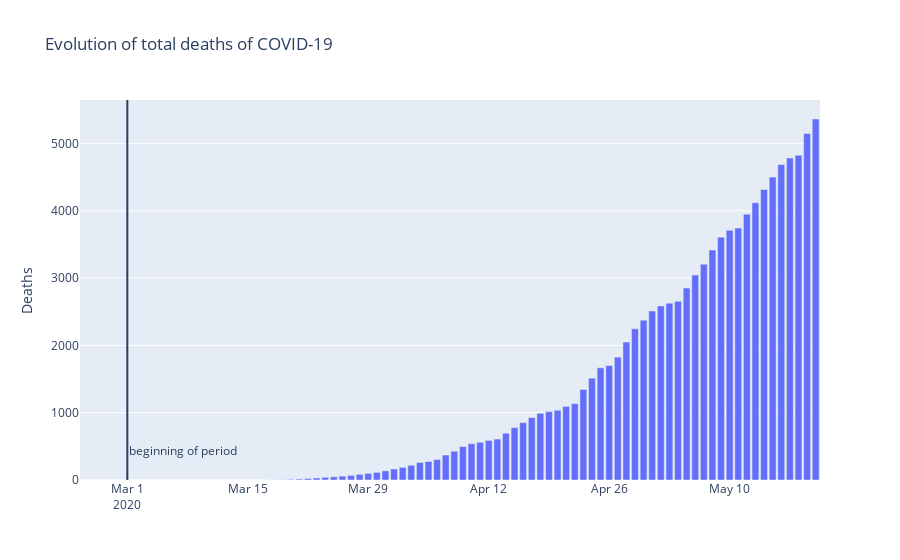

The notebook cell saved with this chart:
### Code cell
# criar um gráfico interativo com o Plotly

fig2 = go.Figure(
    data=[
          go.Bar(
              x=ndatos['date'],
              y=ndatos['deaths']
              )
          ]
    )

fig2.update_layout(
    title='Evolution of total deaths of COVID-19'+estado,
    yaxis_title='Deaths',
    shapes=[dict(
        x0='2020-03-01', x1='2020-03-01', y0=0, y1=1, xref='x', yref='paper',
        line_width=2)],
    annotations=[dict(
        x='2020-03-01', y=0.05, xref='x', yref='paper',
        showarrow=False, xanchor='left', text='beginning of period')]
)

# fig.savefig("images/evolution-COVID-19.png", dpi=1500)
fig2.show()

### Figure 1 — Plotly figure (JSON) as saved in the notebook; plotly's stock layout.template omitted (floating-point values rounded to 4 significant figures)
{"data": [{"type": "bar", "x": ["2020-02-25", "2020-02-26", "2020-02-27", "2020-02-28", "2020-02-29", "2020-03-01", "2020-03-02", "2020-03-03", "2020-03-04", "2020-03-05", "2020-03-06", "2020-03-07", "2020-03-08", "2020-03-09", "2020-03-10", "2020-03-11", "2020-03-12", "2020-03-13", "2020-03-14", "2020-03-15", "2020-03-16", "2020-03-17", "2020-03-18", "2020-03-19", "2020-03-20", "2020-03-21", "2020-03-22", "2020-03-23", "2020-03-24", "2020-03-25", "2020-03-26", "2020-03-27", "2020-03-28", "2020-03-29", "2020-03-30", "2020-03-31", "2020-04-01", "2020-04-02", "2020-04-03", "2020-04-04", "2020-04-05", "2020-04-06", "2020-04-07", "2020-04-08", "2020-04-09", "2020-04-10", "2020-04-11", "2020-04-12", "2020-04-13", "2020-04-14", "2020-04-15", "2020-04-16", "2020-04-17", "2020-04-18", "2020-04-19", "2020-04-20", "2020-04-21", "2020-04-22", "2020-04-23", "2020-04-24", "2020-04-25", "2020-04-26", "2020-04-27", "2020-04-28", "2020-04-29", "2020-04-30", "2020-05-01", "2020-05-02", "2020-05-03", "2020-05-04", "2020-05-05", "2020-05-06", "2020-05-07", "2020-05-08", "2020-05-09", "2020-05-10", "2020-05-11", "2020-05-12", "2020-05-13", "2020-05-14", "2020-05-15", "2020-05-16", "2020-05-17", "2020-05-18", "2020-05-19", "2020-05-20"], "y": [0, 0, 0, 0, 0, 0, 0, 0, 0, 0, 0, 0, 0, 0, 0, 0, 0, 0, 0, 0, 0, 1, 4, 5, 9, 15, 22, 30, 40, 48, 58, 68, 84, 98, 113, 136, 164, 188, 219, 260, 275, 304, 371, 428, 496, 540, 560, 588, 608, 695, 778, 853, 928, 991, 1015, 1037, 1093, 1134, 1345, 1512, 1667, 1700, 1825, 2049, 2247, 2375, 2511, 2586, 2627, 2654, 2851, 3045, 3206, 3416, 3608, 3709, 3743, 3949, 4118, 4315, 4501, 4688, 4782, 4823, 5147, 5363]}], "layout": {"annotations": [{"showarrow": false, "text": "beginning of period", "x": "2020-03-01", "xanchor": "left", "xref": "x", "y": 0.05, "yref": "paper"}], "shapes": [{"line": {"width": 2}, "x0": "2020-03-01", "x1": "2020-03-01", "xref": "x", "y0": 0, "y1": 1, "yref": "paper"}], "title": {"text": "Evolution of total deaths of COVID-19"}, "yaxis": {"title": {"text": "Deaths"}}}}
